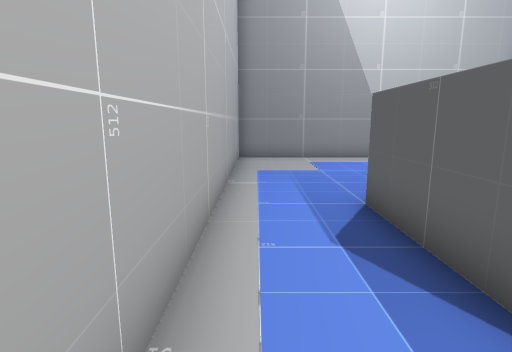
View 1 (above)

16 first-person views from a walk through a 3-D level made in the Unity game engine. The camera is 1.5 m above the floor, tilts 10° down and sees 80° across. The floor is counted in squares, 1 m on a side. Each view is taken from the middle of a square. On the plan, view 1 faces up. The plan holds only what a view shows up to about 15 squares ahead; the rest is blank.

View 2
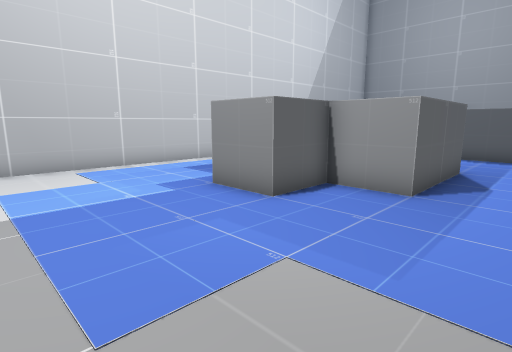

View 3
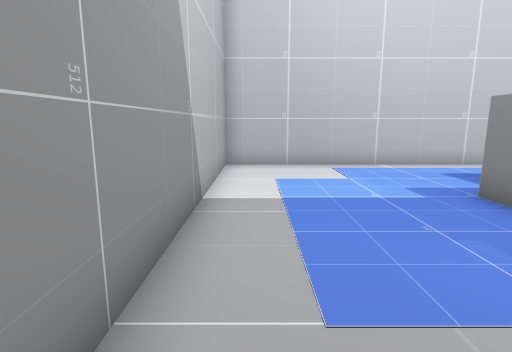

View 4
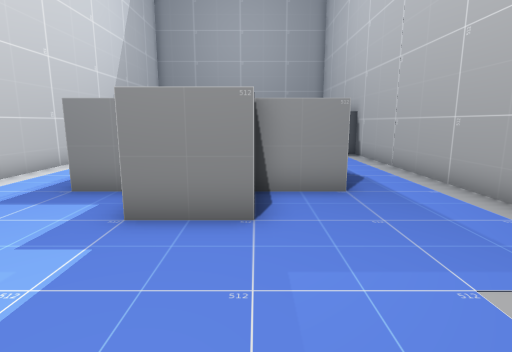

View 5
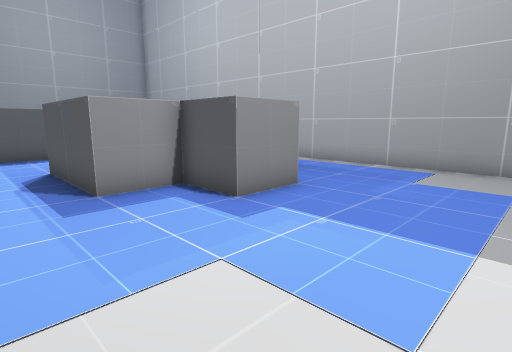

View 6
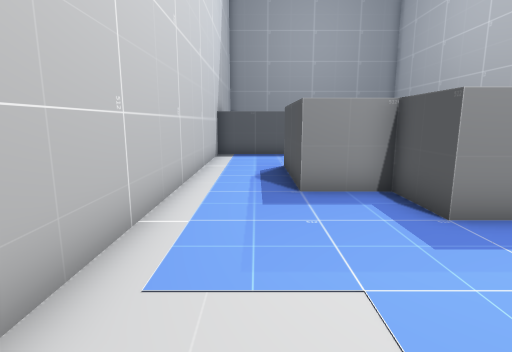

View 7
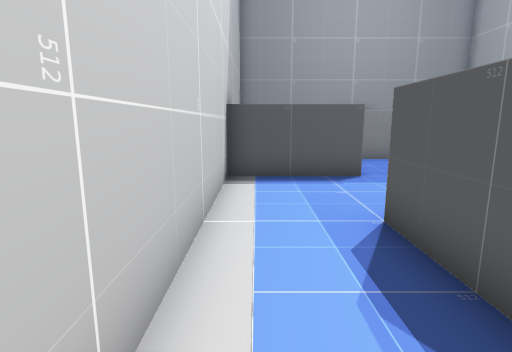

View 8
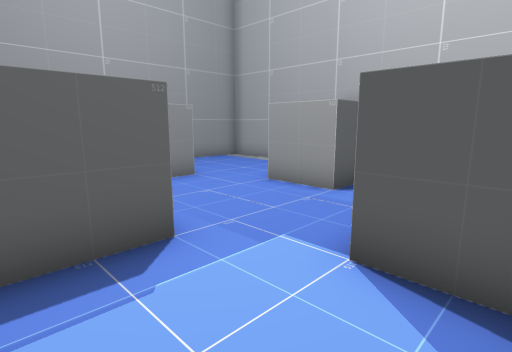

View 9
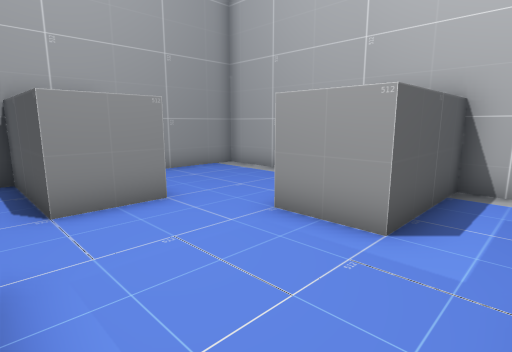

View 10
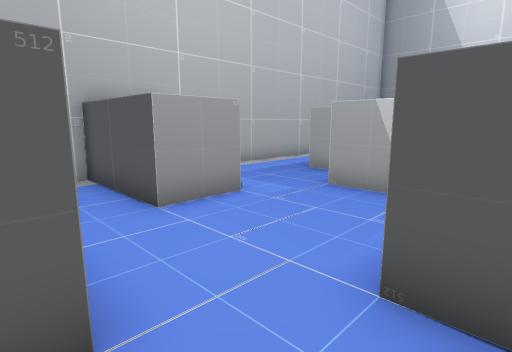

View 11
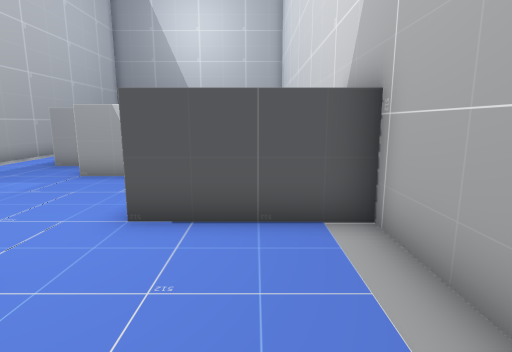

View 12
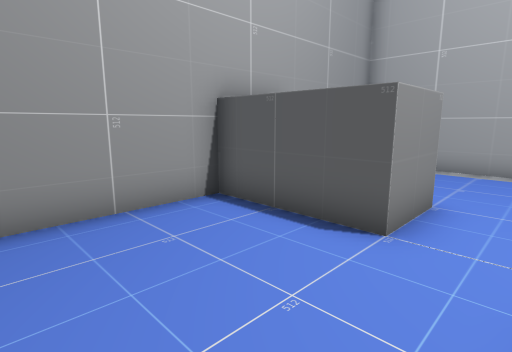

View 13
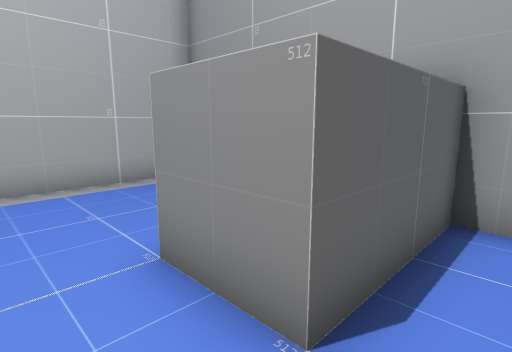

View 14
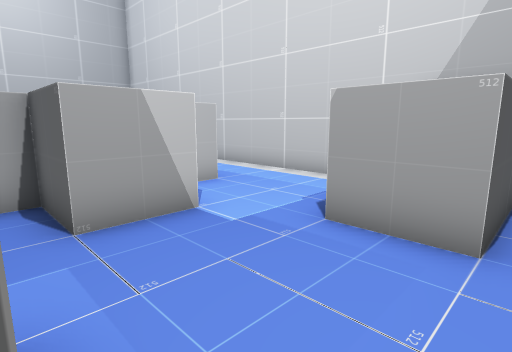

View 15
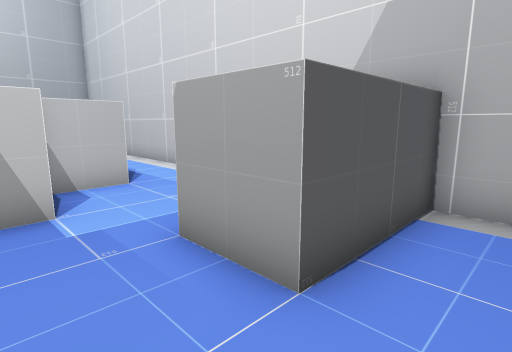

View 16
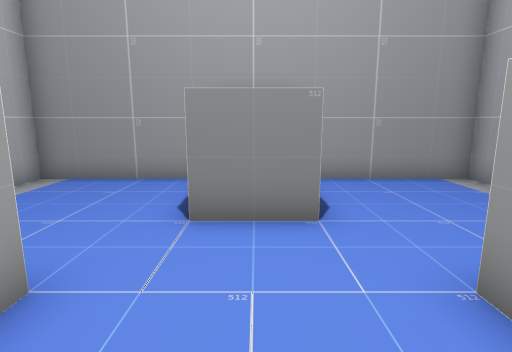

### Floor plan
Points are (right, up) in squares from view 1. A wall is a line through its corners. A room is listed if a view was taken in it or the views show most of it. See-through windows are left out.
Room 1 (view 1)
walls: (-0.7, 1.5) (-0.7, -2.5) (3, -2.5); (4, -0.5) (4, 1.5) (2, 1.5)
ways out: opening at (0.5, 2) to room 2; opening at (3, -1.5) to room 3
Room 2 (views 2, 3, 4, 5, 6, 7)
walls: (2, 1.5) (2, 5.5) (4, 5.5) (4, 7.5) (6, 7.5) (6, 5.5) (8, 5.5) (8, 1.5); (10.8, 0.5) (10.8, 13.1) (-0.7, 13.1) (-0.7, 1.5)
ways out: opening at (0.5, 2) to room 1; opening at (9.5, 0.5) to room 3
Room 3 (views 8, 9, 13, 14, 15, 16)
walls: (7, -4.5) (7, -2.5) (10.8, -2.5) (10.8, 0.5); (6, 0.9) (6, -0.5) (4, -0.5); (3, -2.5) (3, -4.5); (8, 1.5) (6.4, 1.5); (4, -6.5) (6, -6.5)
ways out: opening at (3, -1.5) to room 1; opening at (9.5, 0.5) to room 2; opening at (5.5, -5.5) to room 4; opening at (3.5, -5.5) to room 5
Room 4 (views 10, 11, 12)
walls: (6, -6.5) (6, -10.1) (10.8, -10.1) (10.8, -4.5) (7, -4.5)
ways out: opening at (5.5, -5.5) to room 3
Room 5 (no view inside)
walls: (3, -4.5) (-0.7, -4.5) (-0.7, -10.1) (4, -10.1) (4, -6.5)
ways out: opening at (3.5, -5.5) to room 3

Positions as (right, up) in squares from view 1, and headings:
1: (0, 0), facing up
2: (0, 12), facing down-right
3: (0, 12), facing right
4: (4, 12), facing down
5: (10, 12), facing down-left
6: (9, 12), facing down
7: (10, 6), facing down
8: (9, 1), facing down-left
9: (7, -1), facing down-left
10: (8, -7), facing up-left
11: (9, -9), facing up
12: (10, -5), facing down-left
13: (3, -5), facing down-right
14: (3, -5), facing up-right
15: (5, -6), facing up-right
16: (5, -2), facing down
